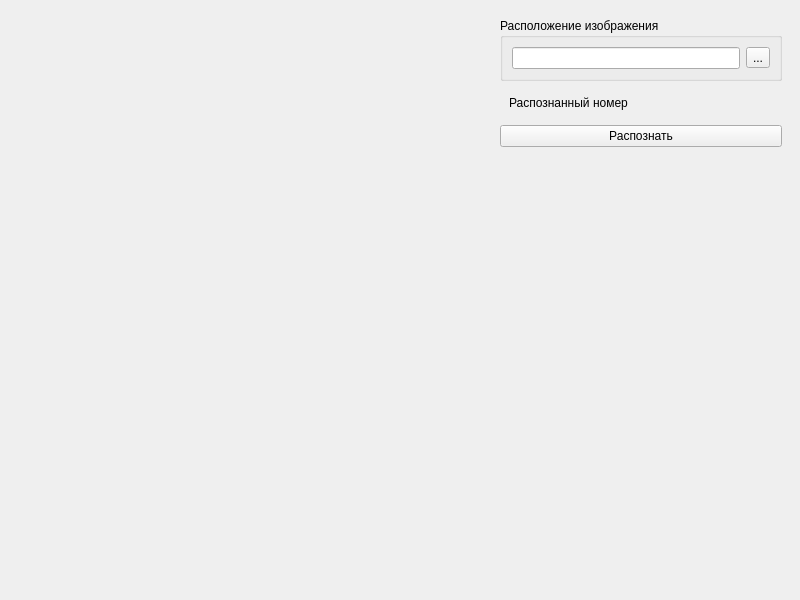
<?xml version="1.0" encoding="UTF-8"?>
<ui version="4.0">
 <class>MainWindow</class>
 <widget class="QMainWindow" name="MainWindow">
  <property name="geometry">
   <rect>
    <x>0</x>
    <y>0</y>
    <width>800</width>
    <height>600</height>
   </rect>
  </property>
  <property name="windowTitle">
   <string>MainWindow</string>
  </property>
  <widget class="QWidget" name="centralwidget">
   <layout class="QHBoxLayout" name="horizontalLayout_3">
    <item>
     <widget class="QWidget" name="graphic_widget" native="true"/>
    </item>
    <item>
     <widget class="QWidget" name="control_widget" native="true">
      <property name="maximumSize">
       <size>
        <width>300</width>
        <height>16777215</height>
       </size>
      </property>
      <layout class="QVBoxLayout" name="verticalLayout">
       <item>
        <widget class="QGroupBox" name="groupBox">
         <property name="title">
          <string>Расположение изображения</string>
         </property>
         <layout class="QHBoxLayout" name="horizontalLayout_4">
          <item>
           <widget class="QLineEdit" name="input_path"/>
          </item>
          <item>
           <widget class="QToolButton" name="select_path">
            <property name="text">
             <string>...</string>
            </property>
           </widget>
          </item>
         </layout>
        </widget>
       </item>
       <item>
        <widget class="QWidget" name="widget" native="true">
         <layout class="QHBoxLayout" name="horizontalLayout_5">
          <item>
           <widget class="QLabel" name="label">
            <property name="text">
             <string>Распознанный номер</string>
            </property>
           </widget>
          </item>
          <item>
           <widget class="QLabel" name="output_number">
            <property name="font">
             <font>
              <bold>true</bold>
             </font>
            </property>
            <property name="cursor">
             <cursorShape>IBeamCursor</cursorShape>
            </property>
            <property name="mouseTracking">
             <bool>false</bool>
            </property>
            <property name="text">
             <string/>
            </property>
            <property name="textInteractionFlags">
             <set>Qt::TextInteractionFlag::LinksAccessibleByMouse|Qt::TextInteractionFlag::TextSelectableByKeyboard|Qt::TextInteractionFlag::TextSelectableByMouse</set>
            </property>
           </widget>
          </item>
         </layout>
        </widget>
       </item>
       <item>
        <widget class="QPushButton" name="pushButton">
         <property name="text">
          <string>Распознать</string>
         </property>
        </widget>
       </item>
       <item>
        <spacer name="verticalSpacer">
         <property name="orientation">
          <enum>Qt::Orientation::Vertical</enum>
         </property>
         <property name="sizeHint" stdset="0">
          <size>
           <width>20</width>
           <height>40</height>
          </size>
         </property>
        </spacer>
       </item>
      </layout>
     </widget>
    </item>
   </layout>
  </widget>
 </widget>
 <resources/>
 <connections/>
</ui>
